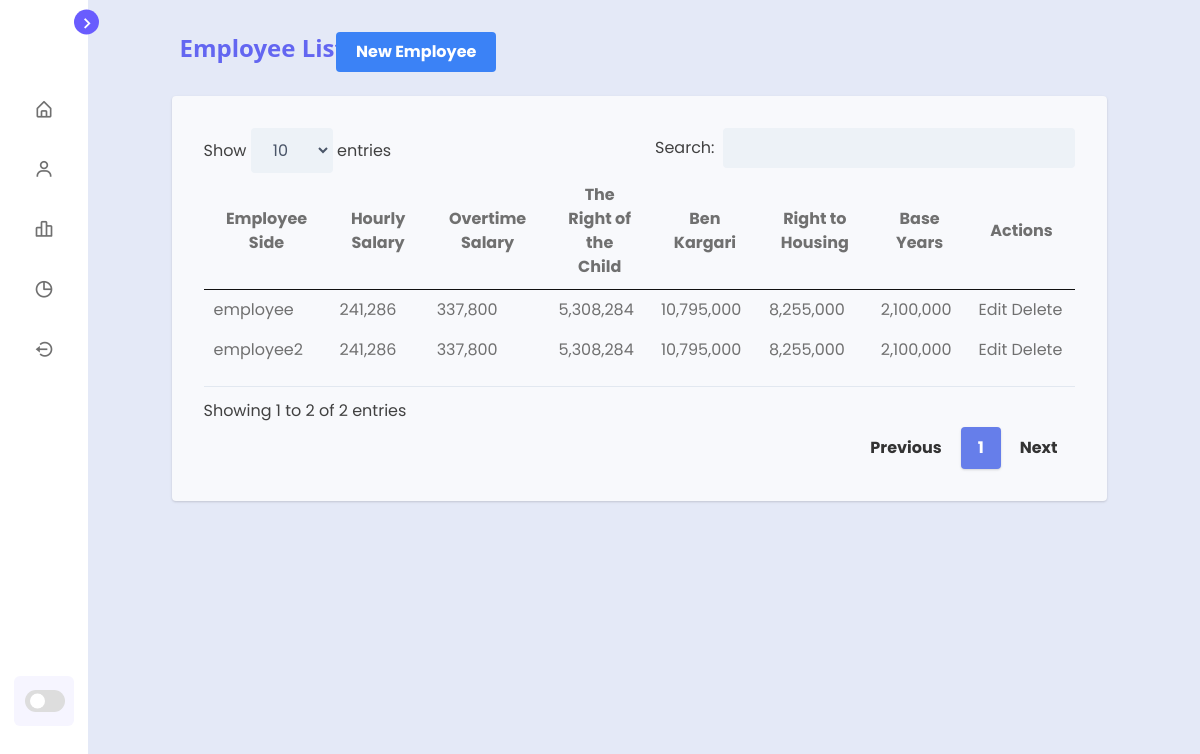
/employeesside/ (signed in), run on the app's committed database.
### account/models.py (models this page shows, shortened)
class UserProfile(models.Model):
    user = models.ForeignKey(User, on_delete=models.CASCADE)
    employee_side = models.CharField(max_length=255,default='employee', blank=False, null=False)
    hourly_salary = models.DecimalField(max_digits=10, decimal_places=0, default=241286, blank=False, null=False)
    overtime_salary = models.DecimalField(max_digits=10, decimal_places=0, default=337800, blank=False, null=False)
    the_right_of_the_child = models.DecimalField(max_digits=10, decimal_places=0, default=5308284, blank=False, null=False)
    ben_kargari = models.DecimalField(max_digits=10, decimal_places=0, default=10795000, blank=False, null=False)
    right_to_housing = models.DecimalField(max_digits=10, decimal_places=0, default=8255000, blank=False, null=False)
    base_years = models.DecimalField(max_digits=10, decimal_places=0, default=2100000, blank=False, null=False)

### employeesside/views.py (the view)
# urls.py: path('employeesside/', login_required(Fill_Mycompany_form), name='Fill_Mycompany_form'),
def Fill_Mycompany_form(request):
    current_user = request.user
    user_profiles = UserProfile.objects.filter(user=current_user)
    return render(request, 'profile.html', {'user_profiles': user_profiles})

### employeesside/templates/profile.html (shortened to what this page needs)
{% extends 'base.html' %}
{% load static %}
{% block head %}
	<link href="https://unpkg.com/tailwindcss@2.2.19/dist/tailwind.min.css" rel="stylesheet">
	<link href="https://cdn.datatables.net/responsive/2.2.3/css/responsive.dataTables.min.css" rel="stylesheet">
	<link rel="stylesheet" href="{% static 'css\jquery.dataTables.min.css' %}">
	<link rel="stylesheet" href= "{% static 'css\tables.css' %}">
{% endblock %}
{% block content %}
<div class="container w-full md:w-5/6 xl:w-5/6  mx-auto px-0">
    <h1 class="flex items-center font-sans font-bold break-normal text-indigo-500 px-2 py-8 text-xl md:text-2xl">
        Employee List
    </h1>
	<button class="bg-blue-500 text-white font-bold py-2 px-5 rounded mr-2 btt" onclick="redirectToGoogle()">
		New Employee
		</button>
    <div id='recipients' class="p-8 mt-6 lg:mt-0 rounded shadow bg-white mytable">
		<table id="example" class="stripe hover mytable" style="width:100%; padding-top: 0em;  padding-bottom: 1em;">
			<thead class="mytable">
				<tr class="mytable">
					<th>Employee Side</th>
                    <th>Hourly Salary</th>
                    <th>Overtime Salary</th>
                    <th>The Right of the Child</th>
                    <th>Ben Kargari</th>
                    <th>Right to Housing</th>
                    <th>Base Years</th>
                    <th>Actions</th>
				</tr>
			</thead>
			<tbody class="mytable">
                {% for profile in user_profiles %}
				<tr class="{% if forloop.counter|divisibleby:2 %}even{% else %}odd{% endif %} " style="background-color: var(--mytable-color);color: var(--text-color);">
					<td>{{ profile.employee_side }}</td>
                    <td>{{ profile.hourly_salary }}</td>
                    <td>{{ profile.overtime_salary }}</td>
                    <td>{{ profile.the_right_of_the_child }}</td>
                    <td>{{ profile.ben_kargari }}</td>
                    <td>{{ profile.right_to_housing }}</td>
                    <td>{{ profile.base_years }}</td>
				<td class="action-buttons">
					<button class="edit-button" onclick="openEditForm({{ profile.pk }})">Edit</button>
					<button class="delete-button" data-profile-id="{{ profile.pk }}">Delete</button>
				</td>
			</tr>
			{% endfor %}
		</tbody>
</table>
</div>
{% endblock %}

### static/getsalari/style.css (style rules this page uses)
* { margin: 0; padding: 0; box-sizing: border-box; font-family: "Poppins", sans-serif; }
:root { --body-color: #e4e9f7; --sidebar-color: #fff; --primary-color: #695cfe; --primary-color-light: #f6f5ff; --toggle-color: #ddd; --text-color: #707070; --card-color: #ffffff; --table-color: #f8f9fc; --cardd-color: #f8f9fc; --carddd-color: #f8f9fc; --mytable-color: #f8f9fc; --search-color: #414141; --stylerow-color: #edf2f7; --table-hover: #f0f8ff94; --tran-02: all 0.2s ease; --tran-03: all 0.3s ease; --tran-04: all 0.4s ease; --tran-05: all 0.5s ease; }
body { min-height: 100vh; background-color: var(--body-color); transition: var(--tran-05); }

### static/css/tables.css (style rules this page uses)
table.dataTable.no-footer { border-bottom: 1px solid #e2e8f0; margin-top: 0.75em; margin-bottom: 0.75em; }
.btt { position: absolute; top: 4.0%; left: 23%; z-index: 999; }
.mytable { background-color: var(--mytable-color); color: var(--text-color); }

### data on the page
UserProfile: employee_side "employee", hourly_salary "241,286", overtime_salary "337,800", the_right_of_the_child "5,308,284", ben_kargari "10,795,000", right_to_housing "8,255,000", base_years "2,100,000"
UserProfile: employee_side "employee2", hourly_salary "241,286", overtime_salary "337,800", the_right_of_the_child "5,308,284", ben_kargari "10,795,000", right_to_housing "8,255,000", base_years "2,100,000"
